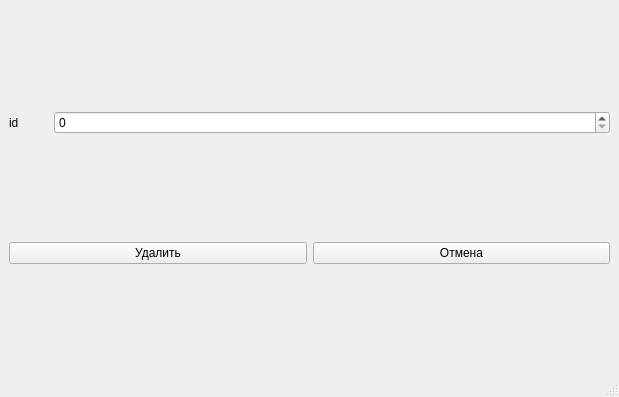
<?xml version="1.0" encoding="UTF-8"?>
<ui version="4.0">
 <class>MainWindow</class>
 <widget class="QMainWindow" name="MainWindow">
  <property name="geometry">
   <rect>
    <x>0</x>
    <y>0</y>
    <width>619</width>
    <height>397</height>
   </rect>
  </property>
  <property name="windowTitle">
   <string>MainWindow</string>
  </property>
  <widget class="QWidget" name="centralwidget">
   <layout class="QGridLayout" name="gridLayout_2">
    <item row="1" column="0">
     <widget class="QPushButton" name="pushButton">
      <property name="text">
       <string>Удалить</string>
      </property>
     </widget>
    </item>
    <item row="1" column="1">
     <widget class="QPushButton" name="pushButton_2">
      <property name="text">
       <string>Отмена</string>
      </property>
     </widget>
    </item>
    <item row="0" column="0" colspan="2">
     <layout class="QGridLayout" name="gridLayout">
      <item row="0" column="1">
       <widget class="QSpinBox" name="spinBox"/>
      </item>
      <item row="0" column="0">
       <widget class="QLabel" name="label">
        <property name="maximumSize">
         <size>
          <width>39</width>
          <height>16777215</height>
         </size>
        </property>
        <property name="text">
         <string>id</string>
        </property>
       </widget>
      </item>
     </layout>
    </item>
   </layout>
  </widget>
  <widget class="QMenuBar" name="menubar">
   <property name="geometry">
    <rect>
     <x>0</x>
     <y>0</y>
     <width>619</width>
     <height>20</height>
    </rect>
   </property>
  </widget>
  <widget class="QStatusBar" name="statusbar"/>
 </widget>
 <resources/>
 <connections/>
</ui>
